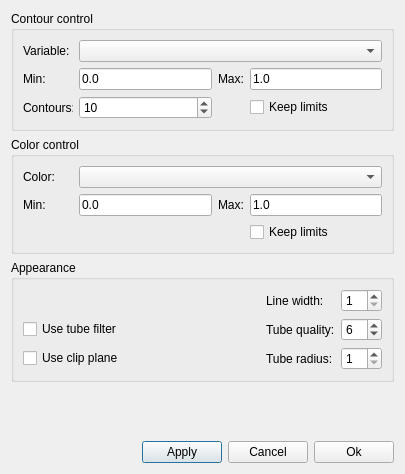
<ui version="4.0" >
 <class>isoContourDialog</class>
 <widget class="QDialog" name="isoContourDialog" >
  <property name="geometry" >
   <rect>
    <x>0</x>
    <y>0</y>
    <width>401</width>
    <height>474</height>
   </rect>
  </property>
  <property name="windowTitle" >
   <string>Iso contours</string>
  </property>
  <property name="windowIcon" >
   <iconset resource="../ElmerGUI.qrc" >
    <normaloff>:/icons/Mesh3D.ico</normaloff>:/icons/Mesh3D.ico</iconset>
  </property>
  <layout class="QVBoxLayout" >
   <item>
    <widget class="QGroupBox" name="contoursGroup" >
     <property name="title" >
      <string>Contour control</string>
     </property>
     <layout class="QVBoxLayout" >
      <item>
       <layout class="QHBoxLayout" >
        <item>
         <widget class="QLabel" name="variableLabel" >
          <property name="maximumSize" >
           <size>
            <width>50</width>
            <height>16777215</height>
           </size>
          </property>
          <property name="text" >
           <string>Variable:</string>
          </property>
         </widget>
        </item>
        <item>
         <widget class="QComboBox" name="contoursCombo" >
          <property name="minimumSize" >
           <size>
            <width>280</width>
            <height>0</height>
           </size>
          </property>
          <property name="maximumSize" >
           <size>
            <width>16777215</width>
            <height>24</height>
           </size>
          </property>
         </widget>
        </item>
       </layout>
      </item>
      <item>
       <layout class="QGridLayout" >
        <item row="0" column="0" >
         <widget class="QLabel" name="contoursMinLabel" >
          <property name="maximumSize" >
           <size>
            <width>70</width>
            <height>16777215</height>
           </size>
          </property>
          <property name="text" >
           <string>Min:</string>
          </property>
         </widget>
        </item>
        <item row="0" column="1" >
         <widget class="QLineEdit" name="contoursMinEdit" >
          <property name="maximumSize" >
           <size>
            <width>16777215</width>
            <height>24</height>
           </size>
          </property>
          <property name="text" >
           <string>0.0</string>
          </property>
         </widget>
        </item>
        <item row="0" column="2" >
         <widget class="QLabel" name="contoursMaxLabel" >
          <property name="text" >
           <string>Max:</string>
          </property>
         </widget>
        </item>
        <item row="0" column="3" >
         <widget class="QLineEdit" name="contoursMaxEdit" >
          <property name="maximumSize" >
           <size>
            <width>16777215</width>
            <height>24</height>
           </size>
          </property>
          <property name="text" >
           <string>1.0</string>
          </property>
         </widget>
        </item>
        <item row="1" column="0" >
         <widget class="QLabel" name="contoursLabel" >
          <property name="maximumSize" >
           <size>
            <width>50</width>
            <height>16777215</height>
           </size>
          </property>
          <property name="text" >
           <string>Contours:</string>
          </property>
         </widget>
        </item>
        <item row="1" column="1" >
         <widget class="QSpinBox" name="contoursSpin" >
          <property name="minimumSize" >
           <size>
            <width>0</width>
            <height>0</height>
           </size>
          </property>
          <property name="maximumSize" >
           <size>
            <width>16777215</width>
            <height>24</height>
           </size>
          </property>
          <property name="minimum" >
           <number>1</number>
          </property>
          <property name="maximum" >
           <number>99999</number>
          </property>
          <property name="value" >
           <number>10</number>
          </property>
         </widget>
        </item>
        <item row="1" column="3" >
         <widget class="QCheckBox" name="keepContourLimits" >
          <property name="text" >
           <string>Keep limits</string>
          </property>
         </widget>
        </item>
       </layout>
      </item>
     </layout>
    </widget>
   </item>
   <item>
    <widget class="QGroupBox" name="colorsGroup" >
     <property name="title" >
      <string>Color control</string>
     </property>
     <layout class="QVBoxLayout" >
      <item>
       <layout class="QHBoxLayout" >
        <item>
         <widget class="QLabel" name="colorLabel" >
          <property name="maximumSize" >
           <size>
            <width>50</width>
            <height>16777215</height>
           </size>
          </property>
          <property name="text" >
           <string>Color:</string>
          </property>
         </widget>
        </item>
        <item>
         <widget class="QComboBox" name="colorCombo" >
          <property name="minimumSize" >
           <size>
            <width>280</width>
            <height>0</height>
           </size>
          </property>
          <property name="maximumSize" >
           <size>
            <width>16777215</width>
            <height>24</height>
           </size>
          </property>
         </widget>
        </item>
       </layout>
      </item>
      <item>
       <layout class="QGridLayout" >
        <item row="0" column="0" >
         <widget class="QLabel" name="colorMinLabel" >
          <property name="minimumSize" >
           <size>
            <width>50</width>
            <height>0</height>
           </size>
          </property>
          <property name="maximumSize" >
           <size>
            <width>50</width>
            <height>16777215</height>
           </size>
          </property>
          <property name="text" >
           <string>Min:</string>
          </property>
         </widget>
        </item>
        <item row="0" column="1" >
         <widget class="QLineEdit" name="colorMinEdit" >
          <property name="text" >
           <string>0.0</string>
          </property>
         </widget>
        </item>
        <item row="0" column="2" >
         <widget class="QLabel" name="colorMaxLabel" >
          <property name="text" >
           <string>Max:</string>
          </property>
         </widget>
        </item>
        <item row="0" column="3" >
         <widget class="QLineEdit" name="colorMaxEdit" >
          <property name="text" >
           <string>1.0</string>
          </property>
         </widget>
        </item>
        <item row="1" column="3" >
         <widget class="QCheckBox" name="keepColorLimits" >
          <property name="text" >
           <string>Keep limits</string>
          </property>
         </widget>
        </item>
       </layout>
      </item>
     </layout>
    </widget>
   </item>
   <item>
    <widget class="QGroupBox" name="groupBox" >
     <property name="title" >
      <string>Appearance</string>
     </property>
     <layout class="QVBoxLayout" >
      <item>
       <layout class="QGridLayout" >
        <item row="0" column="2" >
         <widget class="QLabel" name="widthLabel" >
          <property name="text" >
           <string>Line width:</string>
          </property>
         </widget>
        </item>
        <item row="0" column="3" >
         <widget class="QSpinBox" name="lineWidthSpin" >
          <property name="maximumSize" >
           <size>
            <width>16777215</width>
            <height>24</height>
           </size>
          </property>
          <property name="minimum" >
           <number>1</number>
          </property>
         </widget>
        </item>
        <item row="1" column="0" >
         <widget class="QCheckBox" name="useTubeFilter" >
          <property name="text" >
           <string>Use tube filter</string>
          </property>
         </widget>
        </item>
        <item row="1" column="2" >
         <widget class="QLabel" name="tubeQualityLabel" >
          <property name="text" >
           <string>Tube quality:</string>
          </property>
         </widget>
        </item>
        <item row="1" column="3" >
         <widget class="QSpinBox" name="tubeQuality" >
          <property name="maximumSize" >
           <size>
            <width>16777215</width>
            <height>24</height>
           </size>
          </property>
          <property name="minimum" >
           <number>3</number>
          </property>
          <property name="value" >
           <number>6</number>
          </property>
         </widget>
        </item>
        <item row="2" column="0" >
         <widget class="QCheckBox" name="useClip" >
          <property name="text" >
           <string>Use clip plane</string>
          </property>
         </widget>
        </item>
        <item row="2" column="2" >
         <widget class="QLabel" name="tubeRadiusLabel" >
          <property name="text" >
           <string>Tube radius:</string>
          </property>
         </widget>
        </item>
        <item row="2" column="3" >
         <widget class="QSpinBox" name="tubeRadius" >
          <property name="maximumSize" >
           <size>
            <width>16777215</width>
            <height>24</height>
           </size>
          </property>
          <property name="minimum" >
           <number>1</number>
          </property>
         </widget>
        </item>
        <item row="1" column="1" >
         <spacer>
          <property name="orientation" >
           <enum>Qt::Horizontal</enum>
          </property>
          <property name="sizeHint" stdset="0" >
           <size>
            <width>40</width>
            <height>20</height>
           </size>
          </property>
         </spacer>
        </item>
       </layout>
      </item>
     </layout>
    </widget>
   </item>
   <item>
    <spacer>
     <property name="orientation" >
      <enum>Qt::Vertical</enum>
     </property>
     <property name="sizeHint" stdset="0" >
      <size>
       <width>383</width>
       <height>16</height>
      </size>
     </property>
    </spacer>
   </item>
   <item>
    <layout class="QHBoxLayout" >
     <item>
      <spacer>
       <property name="orientation" >
        <enum>Qt::Horizontal</enum>
       </property>
       <property name="sizeHint" stdset="0" >
        <size>
         <width>40</width>
         <height>20</height>
        </size>
       </property>
      </spacer>
     </item>
     <item>
      <widget class="QPushButton" name="applyButton" >
       <property name="text" >
        <string>Apply</string>
       </property>
       <property name="icon" >
        <iconset>
         <normaloff/>
        </iconset>
       </property>
       <property name="default" >
        <bool>true</bool>
       </property>
      </widget>
     </item>
     <item>
      <widget class="QPushButton" name="cancelButton" >
       <property name="text" >
        <string>Cancel</string>
       </property>
       <property name="icon" >
        <iconset resource="../ElmerGUI.qrc" >
         <normaloff>:/icons/dialog-close.png</normaloff>:/icons/dialog-close.png</iconset>
       </property>
      </widget>
     </item>
     <item>
      <widget class="QPushButton" name="okButton" >
       <property name="text" >
        <string>Ok</string>
       </property>
       <property name="icon" >
        <iconset resource="../ElmerGUI.qrc" >
         <normaloff>:/icons/dialog-ok-apply.png</normaloff>:/icons/dialog-ok-apply.png</iconset>
       </property>
      </widget>
     </item>
    </layout>
   </item>
  </layout>
 </widget>
 <resources>
  <include location="../ElmerGUI.qrc" />
  <include location="../ElmerGUI.qrc" />
 </resources>
 <connections/>
</ui>
